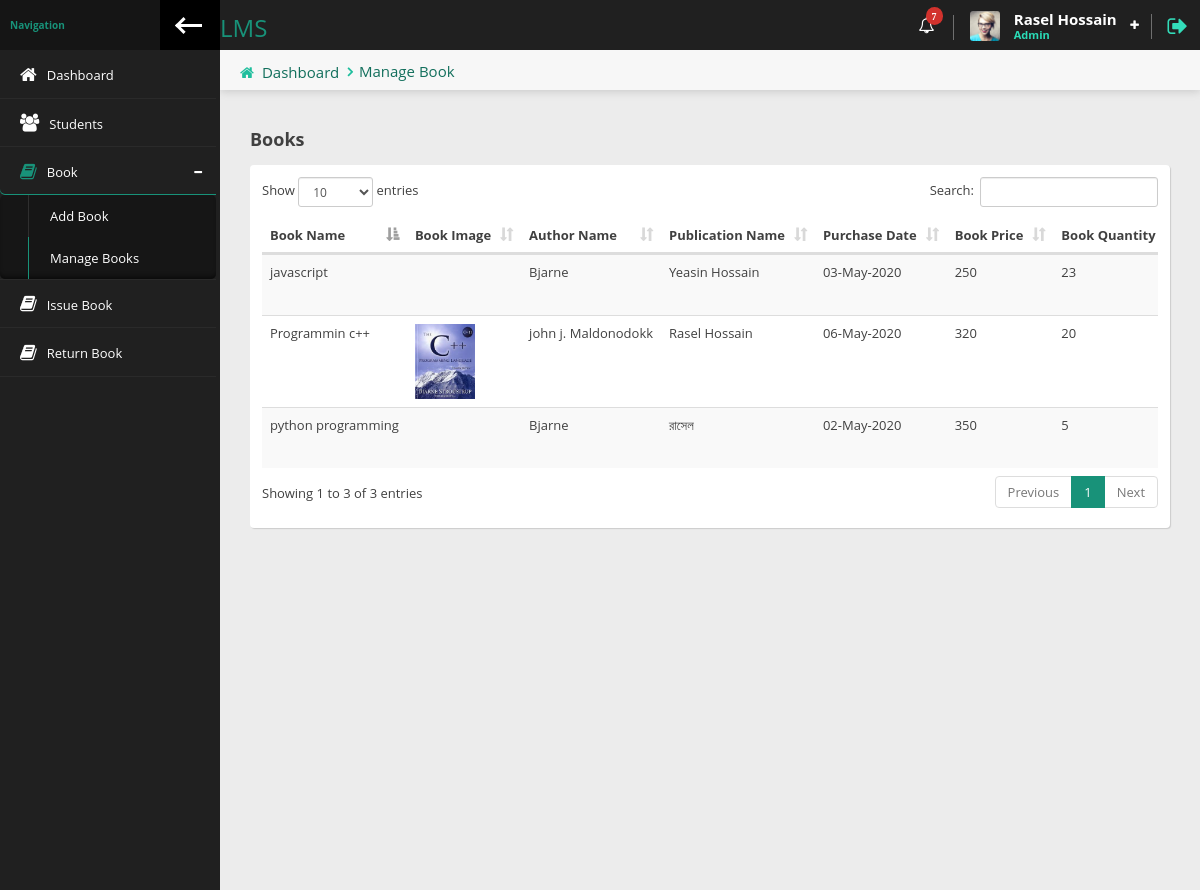
/librarian/manage-book.php (signed in), run on the app's committed database.
### tables this page shows
CREATE TABLE `librarian` (
  `id` int(3) NOT NULL,
  `fname` varchar(50) NOT NULL,
  `lname` varchar(50) NOT NULL,
  `email` varchar(100) NOT NULL,
  `username` varchar(20) NOT NULL,
  `password` varchar(100) NOT NULL,
  `datetime` timestamp NOT NULL DEFAULT current_timestamp()
);

CREATE TABLE `books` (
  `id` int(5) NOT NULL,
  `book_name` varchar(50) NOT NULL,
  `book_image` varchar(100) NOT NULL,
  `book_author_name` varchar(50) NOT NULL,
  `book_publication_name` varchar(50) NOT NULL,
  `book_purchase_date` varchar(50) NOT NULL,
  `book_price` varchar(10) NOT NULL,
  `book_qty` int(5) NOT NULL,
  `available_qty` int(5) NOT NULL,
  `libraian_username` varchar(50) NOT NULL
);

### librarian/manage-book.php (the view, shortened to what this page needs)
<?php require_once('header.php');?>
            <div class="content-header">
                <div class="leftside-content-header">
                    <ul class="breadcrumbs">
                        <li><i class="fa fa-home" aria-hidden="true"></i><a href="index.php">Dashboard</a></li>
                        <li><a href="javascript:avoid(0)">Manage Book</a></li>
                    </ul>
                </div>
            </div>
           <div class="row animated fadeInUp">
                <div class="col-sm-12">
                <h4 class="section-subtitle"><b>Books</b></h4>
                <div class="panel">
                    <div class="panel-content">
                        <div class="table-responsive">
                            <table id="basic-table" class="data-table table table-striped nowrap table-hover" cellspacing="0" width="100%">
                                <thead>
                                <tr>
                                    <th>Book Name</th>
                                    <th>Book Image</th>
                                     <th>Author Name</th>
                                    <th>Publication Name</th>
                                    <th>Purchase Date</th>
                                    <th>Book Price</th>
                                    <th>Book Quantity</th>
                                </tr>
                                </thead>
                                <tbody>
                                    <?php
                                        $result = "SELECT * FROM books";
                                        $query = mysqli_query($con, $result);
                                        while($row = mysqli_fetch_assoc($query)){
                                    ?>
                                    <tr>
                                        <td><?=$row['book_name'];?></td>
                                        <td><img width="60" src="../images/books/<?=$row['book_image'];?>" alt=""></td>
                                        <td><?=$row['book_author_name'];?></td>
                                        <td><?=$row['book_publication_name'];?></td>
                                         <td><?= date('d-M-Y' ,strtotime($row['book_purchase_date']));?></td>
                                        <td><?=$row['book_price'];?></td>
                                        <td><?=$row['book_qty'];?></td>
                                    </tr>
                                    <?php
                                        }
                                    ?>
                                </tbody>
                            </table>
                        </div>
                    </div>
                </div>
            </div>
            </div>
<?php require_once('footer.php');?>

### librarian/header.php (shortened to what this page needs)
<?php session_start();
require_once('../config.php');
    $page =  explode('/',$_SERVER['PHP_SELF']);
     $page = $page[count($page ) - 1 ];
    $lib_login = $_SESSION['lib_login'];
    $data = mysqli_query($con, "SELECT * FROM `librarian` WHERE `email`='$lib_login'");
    $result_data = mysqli_fetch_assoc($data);
?>
<!doctype html>
<html lang="en" class="fixed left-sidebar-top">
<head>
    <link href="../assets/vendor/pace/pace-theme-minimal.css" rel="stylesheet" />
    <link rel="stylesheet" href="../assets/vendor/bootstrap/css/bootstrap.css">
    <link rel="stylesheet" href="../assets/vendor/font-awesome/css/font-awesome.css">
    <link rel="stylesheet" href="../assets/vendor/animate.css/animate.css">
    <link rel="stylesheet" href="../assets/vendor/data-table/media/css/dataTables.bootstrap.min.css">
    <link rel="stylesheet" href="../assets/stylesheets/css/style.css">
    <link rel="stylesheet" href="../assets/stylesheets/css/main.css">
</head>
<body>
    <div class="wrap">
        <div class="page-header">
            <div class="leftside-header">
                <div class="logo">
                    <a href="index.php" class="on-click">
                       <h3>LMS</h3>
                    </a>
                </div>
            </div>
            <div class="rightside-header">
                <div class="header-section hidden-xs" id="notice-headerbox">
                    <div class="notice" id="alerts-notice">
                        <i class="fa fa-bell-o" aria-hidden="true"><span class="badge badge-xs badge-top-right x-danger">7</span></i>
                    </div>
                </div>
                <div class="header-section" id="user-headerbox">
                    <div class="user-header-wrap">
                        <div class="user-photo">
                            <img alt="profile photo" src="../assets/images/avatar/avatar_user.jpg" />
                        </div>
                        <div class="user-info">
                            <span class="user-name"><?= ucwords($result_data['fname']).' '.ucwords($result_data['lname']);?></span>
                            <span class="user-profile">Admin</span>
                        </div>
                        <i class="fa fa-plus icon-open" aria-hidden="true"></i>
                    </div>
                </div>
                <div class="header-section">
                    <a href="logout.php" data-toggle="tooltip" data-placement="left" title="Logout"><i class="fa fa-sign-out log-out" aria-hidden="true"></i></a>
                </div>
            </div>
        </div>
        <div class="page-body">
            <div class="left-sidebar">
                <div class="left-sidebar-header">
                    <div class="left-sidebar-title">Navigation</div>
                    <div class="left-sidebar-toggle c-hamburger c-hamburger--htla hidden-xs" data-toggle-class="left-sidebar-collapsed" data-target="html">
                        <span></span>
                    </div>
                </div>
                <div id="left-nav" class="nano">
                    <div class="nano-content">
                        <nav>
                            <ul class="nav nav-left-lines" id="main-nav">
                                <li class="<?= $page == 'index.php' ? 'active-item' : ''?>"><a href="index.php"><i class="fa fa-home" aria-hidden="true"></i><span>Dashboard</span></a></li>
                                <li class="<?= $page == 'students.php' ? 'active-item' : ''?>"><a href="students.php"><i class="fa fa-users" aria-hidden="true"></i><span>Students</span></a></li>
                                <li class="has-child-item close-item <?= $page == 'add-book.php' ? 'open-item' : ''?> <?= $page == 'manage-book.php' ? 'open-item' : ''?>">
                                    <a><i class="fa fa-book" aria-hidden="true"></i><span>Book</span> </a>
                                    <ul class="nav child-nav level-1" style="">
                                        <li class="<?= $page == 'add-book.php' ? 'active-item' : ''?>"><a href="add-book.php">Add Book</a></li>
                                        <li class="<?= $page == 'manage-book.php' ? 'active-item' : ''?>"><a href="manage-book.php">Manage Books</a></li>
                                    </ul>
                                </li>
                                 <li class="<?= $page == 'issue-book.php' ? 'active-item' : ''?>"><a href="issue-book.php"><i class="fa fa-book" aria-hidden="true"></i><span>Issue Book</span></a></li>
                                 <li class="<?= $page == 'return-book.php' ? 'active-item' : ''?>"><a href="return-book.php"><i class="fa fa-book" aria-hidden="true"></i><span>Return Book</span></a></li>
                            </ul>
                        </nav>
                    </div>
                </div>
            </div>
            <div class="content">

### librarian/footer.php (shortened to what this page needs)
        </div>
    </div>
</body>
</html>

### data on the page
librarian: fname "Rasel", lname "Hossain"
books: book_name "Programmin c++", book_image (picture), book_author_name "john j. Maldonodokk", book_publication_name "Rasel Hossain", book_purchase_date "06-May-2020", book_price "320", book_qty "20"
books: book_name "python programming", book_author_name "Bjarne", book_publication_name "রাসেল", book_purchase_date "02-May-2020", book_price "350", book_qty "5"
books: book_name "javascript", book_author_name "Bjarne", book_publication_name "Yeasin Hossain", book_purchase_date "03-May-2020", book_price "250", book_qty "23"
